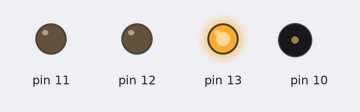
A sketch run on a simulated Arduino Uno, built with avr-gcc and run on an emulated ATmega328P. Parts: output pins drawn as LEDs (lit = HIGH), buzzer (waves = sounding).

Above: at 5.0 s.
At 14.0 s:
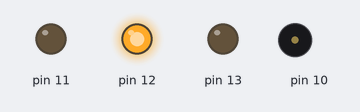
At 25.5 s:
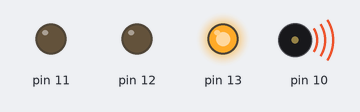
Timing chart, 0 to 35.1 s (numbered marks = the images above):
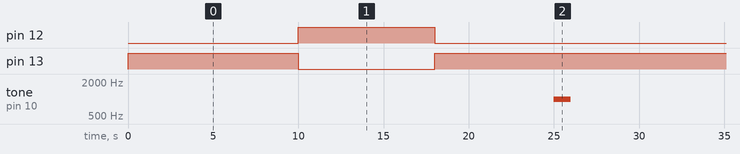

The sketch:

led_ryg.ino
```cpp
void setup() {
  pinMode(10, OUTPUT);
  pinMode(11, OUTPUT);
  pinMode(12, OUTPUT);
  pinMode(13, OUTPUT);
}

void loop() {
  digitalWrite(11, LOW);
  digitalWrite(12, LOW);
  digitalWrite(13, HIGH);
  delay(10000);

  digitalWrite(12, HIGH);
  digitalWrite(13, LOW);
  delay(8000);

  digitalWrite(12, LOW);
  digitalWrite(13, HIGH);
  delay(7000);

  tone(10, 1000);
  delay(1000);
  noTone(10);
  delay(1000);
  tone(10, 1000);
  noTone(10);
}
```

Measured:
- by itself, pin 12: alternates HIGH for 8.0 s and LOW for 19.0 s
- by itself, pin 13: repeats every 27.0 s: LOW 8.0 s, HIGH 19.0 s
- by itself, tone on pin 10: alternates 1000 Hz for 1.0 s and silent for 26.0 s
